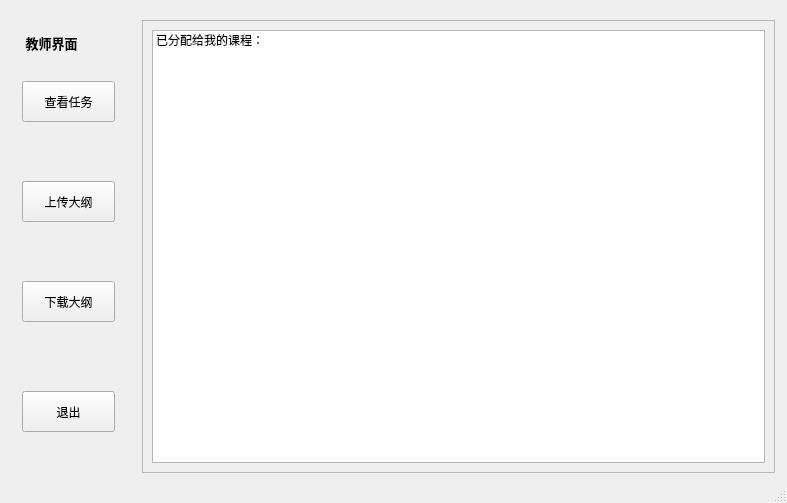
<?xml version="1.0" encoding="UTF-8"?>
<ui version="4.0">
 <class>TeacherWindow</class>
 <widget class="QMainWindow" name="TeacherWindow">
  <property name="geometry">
   <rect>
    <x>0</x>
    <y>0</y>
    <width>787</width>
    <height>503</height>
   </rect>
  </property>
  <property name="minimumSize">
   <size>
    <width>787</width>
    <height>503</height>
   </size>
  </property>
  <property name="maximumSize">
   <size>
    <width>787</width>
    <height>503</height>
   </size>
  </property>
  <property name="windowTitle">
   <string>教学大纲管理系统</string>
  </property>
  <widget class="QWidget" name="centralwidget">
   <widget class="QStackedWidget" name="stackedWidget">
    <property name="geometry">
     <rect>
      <x>133</x>
      <y>11</y>
      <width>651</width>
      <height>471</height>
     </rect>
    </property>
    <property name="currentIndex">
     <number>0</number>
    </property>
    <widget class="QWidget" name="page_task">
     <layout class="QGridLayout" name="gridLayout">
      <item row="0" column="0">
       <widget class="QScrollArea" name="scrollArea">
        <property name="widgetResizable">
         <bool>true</bool>
        </property>
        <widget class="QWidget" name="scrollAreaWidgetContents">
         <property name="geometry">
          <rect>
           <x>0</x>
           <y>0</y>
           <width>627</width>
           <height>447</height>
          </rect>
         </property>
         <layout class="QGridLayout" name="gridLayout_4">
          <item row="0" column="0">
           <widget class="QListWidget" name="listWidget">
            <item>
             <property name="text">
              <string>已分配给我的课程：</string>
             </property>
            </item>
           </widget>
          </item>
         </layout>
        </widget>
       </widget>
      </item>
     </layout>
    </widget>
    <widget class="QWidget" name="page_download">
     <layout class="QGridLayout" name="gridLayout_3">
      <item row="0" column="0">
       <widget class="QScrollArea" name="scrollArea_2">
        <property name="widgetResizable">
         <bool>true</bool>
        </property>
        <widget class="QWidget" name="scrollAreaWidgetContents_2">
         <property name="geometry">
          <rect>
           <x>0</x>
           <y>0</y>
           <width>109</width>
           <height>109</height>
          </rect>
         </property>
         <layout class="QGridLayout" name="gridLayout_5">
          <item row="1" column="0">
           <widget class="QTreeWidget" name="treeWidget">
            <column>
             <property name="text">
              <string>服务器大纲列表  </string>
             </property>
            </column>
            <column>
             <property name="text">
              <string>点击下载</string>
             </property>
            </column>
           </widget>
          </item>
         </layout>
        </widget>
       </widget>
      </item>
     </layout>
    </widget>
   </widget>
   <widget class="QWidget" name="widget" native="true">
    <property name="geometry">
     <rect>
      <x>11</x>
      <y>11</y>
      <width>115</width>
      <height>461</height>
     </rect>
    </property>
    <widget class="QPushButton" name="btn_download">
     <property name="geometry">
      <rect>
       <x>11</x>
       <y>270</y>
       <width>93</width>
       <height>41</height>
      </rect>
     </property>
     <property name="text">
      <string>下载大纲</string>
     </property>
    </widget>
    <widget class="QPushButton" name="btn_show">
     <property name="geometry">
      <rect>
       <x>11</x>
       <y>70</y>
       <width>93</width>
       <height>41</height>
      </rect>
     </property>
     <property name="text">
      <string>查看任务</string>
     </property>
    </widget>
    <widget class="QPushButton" name="btn_exit">
     <property name="geometry">
      <rect>
       <x>11</x>
       <y>380</y>
       <width>93</width>
       <height>41</height>
      </rect>
     </property>
     <property name="text">
      <string>退出</string>
     </property>
    </widget>
    <widget class="QPushButton" name="btn_upload">
     <property name="geometry">
      <rect>
       <x>11</x>
       <y>170</y>
       <width>93</width>
       <height>41</height>
      </rect>
     </property>
     <property name="text">
      <string>上传大纲</string>
     </property>
    </widget>
    <widget class="QLabel" name="label">
     <property name="geometry">
      <rect>
       <x>11</x>
       <y>11</y>
       <width>82</width>
       <height>41</height>
      </rect>
     </property>
     <property name="font">
      <font>
       <pointsize>10</pointsize>
       <weight>75</weight>
       <bold>true</bold>
      </font>
     </property>
     <property name="text">
      <string> 教师界面</string>
     </property>
    </widget>
   </widget>
  </widget>
  <widget class="QStatusBar" name="statusbar"/>
 </widget>
 <resources/>
 <connections/>
</ui>
